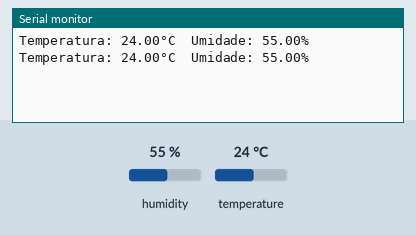
The sketch below on a simulated Arduino Uno, built with avr-gcc and run on an emulated ATmega328P. Parts: the last lines printed to the serial monitor. Inputs (shaded band) come from the test bench; at power-on: humidity 55 %, temperature 24 °C.

Above: at 4.8 s.
4.9 s: humidity set to 22 %
At 7.4 s:
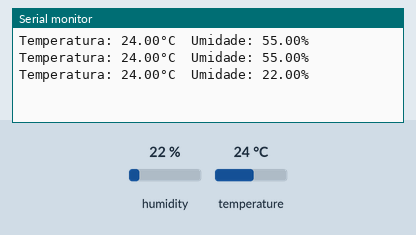
7.9 s: temperature set to 12 °C
At 8.6 s:
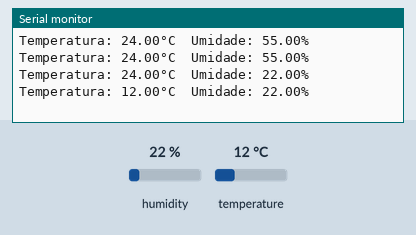
10.9 s: humidity set to 40 %
At 13.4 s:
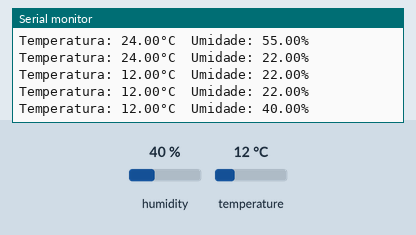
Timing chart, 0 to 14.9 s (numbered marks = the images above; inputs shaded):
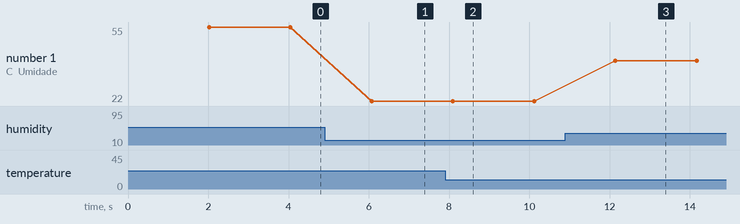

Measured:
- after the input at 4.9 s, the serial monitor: prints a new line after 1.2 s (image 1)
- after the input at 7.9 s, the serial monitor: prints a new line after 0.20 s (image 2)
- after the input at 10.9 s, the serial monitor: prints a new line after 1.2 s (image 3)
- plotted number 1: 55 → 22 after the input at 4.9 s, 22 → 40 after the input at 10.9 s

The sketch:

Arduino_ProjetoTempUmid.ino
```cpp
#include "DHT.h"

const int p_DHT = 9;
float temp, umid;
DHT dht(p_DHT, DHT11);

void setup() {
  Serial.begin(9600);
  dht.begin();
}

void loop() {
  delay(2000); //aguarda 2s (datasheet)

  temp = dht.readTemperature(); //lê a temp em °C
  umid = dht.readHumidity();    //lê a umidade

  if(isnan(temp) || isnan(umid)){
    Serial.println("Falha na leitura do sensor DHT!");
  }
  else{
    Serial.print("Temperatura: ");
    Serial.print(temp);
    Serial.print("°C\t");

    Serial.print("Umidade: ");
    Serial.print(umid);
    Serial.print("%");

    Serial.println();
  }
}
```
